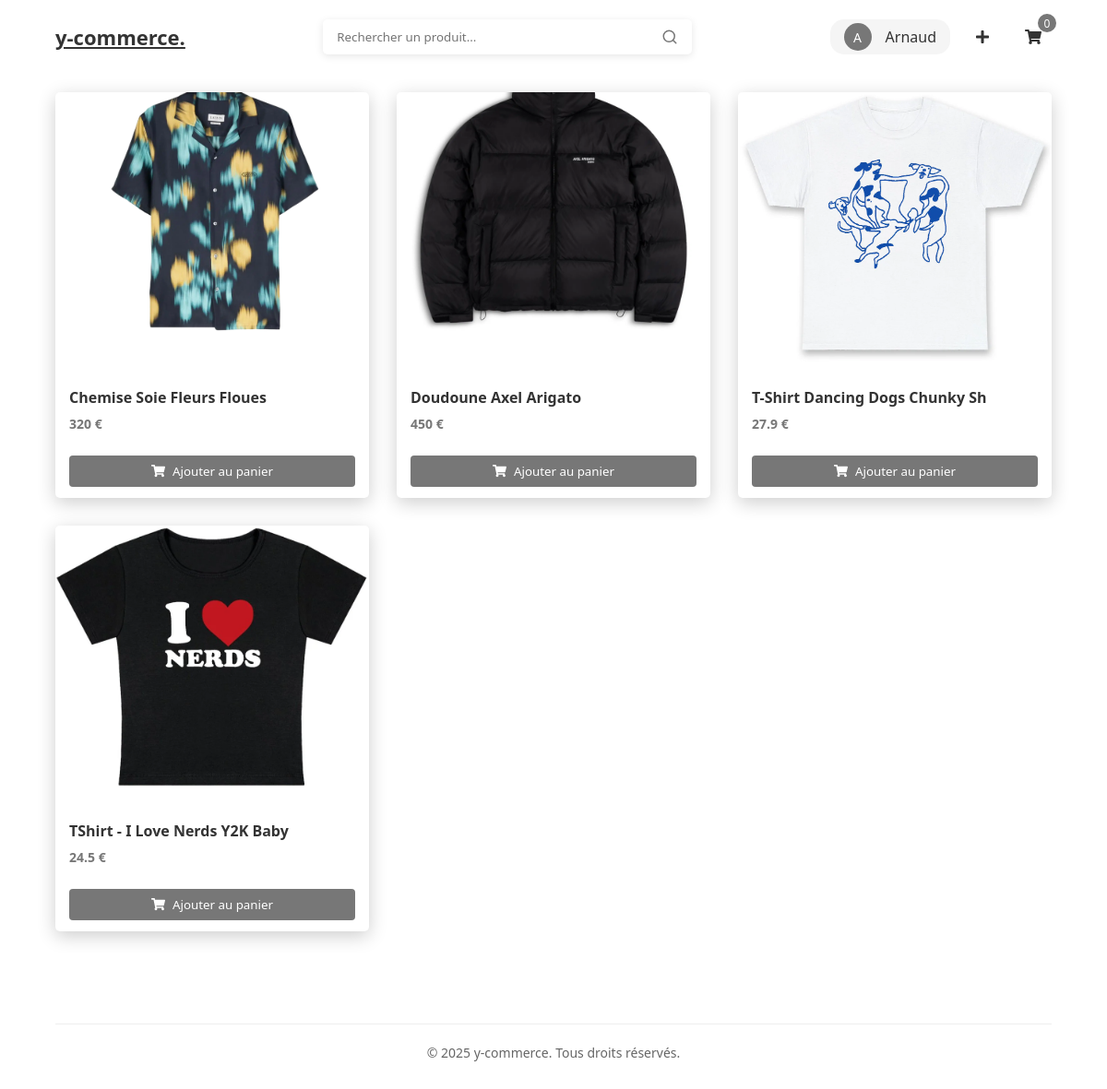
Page / (signed in) on the committed database.
### tables this page shows
CREATE TABLE `user` (
  `id` int(11) NOT NULL,
  `username` varchar(20) NOT NULL,
  `mail` varchar(50) DEFAULT NULL,
  `password` text DEFAULT NULL,
  `balance` float NOT NULL,
  `profil_image` varchar(255) NOT NULL,
  `role` longtext NOT NULL,
  `wishlist` longtext NOT NULL,
  `creation_date` date DEFAULT NULL,
  `modification_date` date DEFAULT NULL
);

CREATE TABLE `article` (
  `id` int(11) NOT NULL,
  `name` varchar(30) NOT NULL,
  `slug` varchar(128) NOT NULL,
  `description` text NOT NULL,
  `publication_date` date NOT NULL,
  `modification_date` date NOT NULL,
  `image_link` varchar(128) NOT NULL,
  `owner_id` int(11) NOT NULL,
  `price` float NOT NULL
);

### api/crud/crud_user.php (called while the page is built, shortened)
<?php
require_once dirname(__DIR__) . '/config/config.php';
function getUserById($id) {
    global $conn;
    $sql = "SELECT * FROM user WHERE id = ?";
    $stmt = $conn->prepare($sql);
    $stmt->bind_param("i", $id);
    $stmt->execute();
    $result = $stmt->get_result();
    $user = $result->fetch_assoc();
    return $user;
}
?>

### api/crud/crud_article.php (called while the page is built, shortened)
<?php
require_once dirname(__DIR__) . '/config/config.php';
function getAllArticles() {
    global $conn;
    $sql = "SELECT * FROM article ORDER BY publication_date DESC";
    $result = $conn ->query($sql);
    $articles = [];
    if ($result->num_rows > 0) {
        while ($row = $result->fetch_assoc()) {
            $articles[] = $row;
        }
    }
    return $articles;
}
?>

### index.php (the view, shortened to what this page needs)
<?php
    require_once "api/crud/crud_article.php";
    require_once "api/crud/crud_command.php";
    require_once "api/crud/crud_user.php";
?>
<!DOCTYPE html>
<html lang="fr">
<head>
    <link rel="stylesheet" href="https://cdnjs.cloudflare.com/ajax/libs/font-awesome/6.4.0/css/all.min.css">
    <link rel="stylesheet" href="css/style.css">
</head>
<body>
    <?php include "includes/navbar.php"; ?>
    <div class="main-content">
        <div class="products">
            <?php
            if (isset($_GET["search-bar"])) {
                $articles = getArticlesByName($_GET["search-bar"]);
            } else {
                $articles = getAllArticles();
            }
            foreach ($articles as $article):
            ?>
            <div class="product-card" onclick="window.location.href='article.php?id=<?= htmlspecialchars($article['id']) ?>&slug=<?= htmlspecialchars($article['slug']) ?>'">
                <img src="<?= htmlspecialchars($article['image_link']) ?>" alt="<?= htmlspecialchars($article['name']) ?>" class="product-image">
                <div class="product-info">
                    <div>
                        <h3 class="product-name"><?= htmlspecialchars($article["name"]) ?></h3>
                        <p class="product-price"><?= htmlspecialchars($article["price"]) ?> €</p>
                    </div>
                    <?php if (isset($_SESSION['cart'][$article['id']])): ?>
                        <div class="cart-controls" onclick="event.stopPropagation();">
                            <button class="quantity-btn quantity-btn-card" onclick="updateCart(<?= $article['id'] ?>, -1)">
                                <i class="fas fa-minus"></i>
                            </button>
                            <span class="quantity"><?= $_SESSION['cart'][$article['id']]['quantity'] ?></span>
                            <button class="quantity-btn quantity-btn-card" onclick="updateCart(<?= $article['id'] ?>, 1)">
                                <i class="fas fa-plus"></i>
                            </button>
                        </div>
                    <?php else: ?>
                        <button class="add-to-cart" onclick="event.stopPropagation(); addToCart(<?= htmlspecialchars($article['id']) ?>)">
                            <i class="fas fa-shopping-cart"></i> Ajouter au panier
                        </button>
                    <?php endif; ?>
                </div>
            </div>
            <?php endforeach; ?>
        </div>
    </div>
    <?php include 'includes/footer.php'; ?>
</body>
</html>

### includes/navbar.php (shortened to what this page needs)
<?php
require_once 'api/crud/crud_article.php';
require_once 'api/crud/crud_user.php';
?>
<nav class="navbar" id="navbar">
    <a class="brand" href="/y-commerce">y-commerce.</a>
    <form action="/y-commerce" method="get" class="search-bar">
        <input type="text" class="search-input" placeholder="Rechercher un produit..." name="search-bar">
    </form>
    <div class="nav-icons">
        <?php if (isset($_SESSION['user'])): ?>
            <a href="profile.php" class="user-info">
                <div class="user-avatar">
                    <?php
                        $user_session = getUserById($_SESSION["user"]);
                        echo strtoupper(substr($user_session["username"], 0, 1));
                    ?>
                </div>
                <span class="user-name"><?= htmlspecialchars($user_session["username"]) ?></span>
            </a>
            <a href="create_article.php" class="nav-icon" title="Créer un article">
                <i class="fas fa-plus"></i>
            </a>
        <?php else: ?>
            <a href="login.php" class="nav-icon">
                <i class="fas fa-user"></i>
            </a>
        <?php endif; ?>
        <a href="cart.php" class="nav-icon">
            <i class="fas fa-shopping-cart"></i>
            <?php
            $count = 0;
            ?>
            <span class="cart-badge"><?= $count ?></span>
        </a>
    </div>
</nav>

### css/style.css (style rules this page uses)
* { margin: 0; padding: 0; box-sizing: border-box; font-family: 'Segoe UI', Tahoma, Geneva, Verdana, sans-serif; }
body { background-color: #fff; }
.navbar { display: flex; justify-content: space-between; align-items: center; padding: 20px 5%; background: none; margin-bottom: 35px; position: fixed; top: 0; width: 100%; z-index: 1000; }
.nav-icons { display: flex; align-items: center; }
.nav-icon { position: relative; display: flex; align-items: center; justify-content: center; width: 40px; height: 40px; margin-left: 15px; color: #333; transition: color 0.3s; text-decoration: none; }
.cart-badge { position: absolute; top: -5px; right: -5px; background-color: #777; color: white; font-size: 12px; width: 20px; height: 20px; border-radius: 50%; display: flex; align-items: center; justify-content: center; }
.user-info { text-decoration: none; appearance: none; display: flex; align-items: center; gap: 15px; padding: 4px 15px; background-color: #f5f5f5; border-radius: 15px; transition: all 0.3s ease; }
.user-name { color: #333; font-weight: 500; }
.brand { font-size: 22px; font-weight: bold; color: #333; outline: none; appearance: none; }
.search-bar { display: flex; align-items: center; position: relative; }
.search-input { padding: 10px 40px 10px 15px; width: 400px; border: none; border-radius: 5px; outline: none; box-shadow: 0 2px 8px rgba(0, 0, 0, 0.1); }
.search-icon { position: absolute; right: 15px; color: #777; cursor: pointer; }
.main-content { display: flex; padding: 100px 5% 20px 5%; min-height: 100vh; gap: 30px; }
.products { flex: 1; display: grid; grid-template-columns: repeat(auto-fill, minmax(300px, 1fr)); align-items: start; flex-grow: 1; gap: 30px; }
.product-card { background-color: white; border-radius: 5px; overflow: hidden; box-shadow: 0 5px 20px rgba(0, 0, 0, 0.2); transition: transform 0.3s, box-shadow 0.3s; cursor: pointer; }
.product-image { width: 100%; height: 300px; object-fit: cover; }
.product-info { padding: 15px; display: flex; flex-direction: column; justify-content: space-between; gap: 15px; height: 135px; }
.product-name { font-size: 16px; color: #333; margin-bottom: 8px; }
.product-price { font-size: 14px; font-weight: bold; color: #777; margin-bottom: 10px; }
.add-to-cart { padding: 8px 15px; background-color: #777; color: white; border: none; border-radius: 4px; cursor: pointer; width: 100%; transition: background-color 0.3s; height: 42px; display: flex; align-items: center; justify-content: center; gap: 8px; }
.user-avatar { text-decoration: none; width: 30px; height: 30px; font-size: 14px; border-radius: 50%; background-color: #777; display: flex; align-items: center; justify-content: center; color: white; }

### rows in the picture
user: username "A", username "Arnaud"
article: image_link (picture), name "Chemise Soie Fleurs Floues", price "320"
article: image_link (picture), name "Doudoune Axel Arigato", price "450"
article: image_link (picture), name "T-Shirt Dancing Dogs Chunky Sh", price "27.9"
article: image_link (picture), name "TShirt - I Love Nerds Y2K Baby", price "24.5"

### other values in the picture
$count "0"
